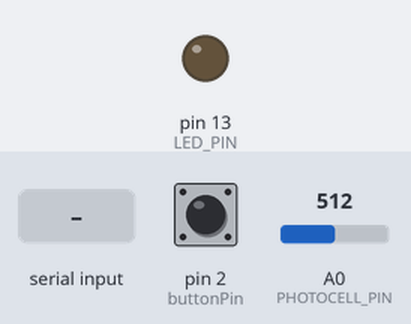
Recording of a sketch running on a simulated Arduino Uno, built with avr-gcc and run on an emulated ATmega328P. On the bench: output pins drawn as LEDs (lit = HIGH). The test bench sets the inputs (shaded band); at power-on: pin 2 (buttonPin) HIGH, A0 (PHOTOCELL_PIN) = 512. What the sketch prints to the serial monitor is not drawn.

Above: at 1.2 s.
1.3 s: "1" received over Serial
At 2.5 s:
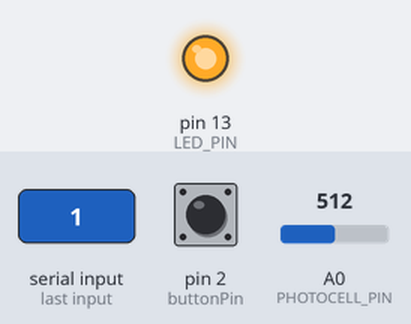
4.4 s: "0" received over Serial
At 5.5 s:
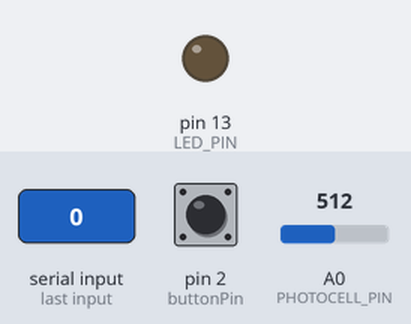
Timing chart, 0 to 7.4 s (numbered marks = the images above; inputs shaded):
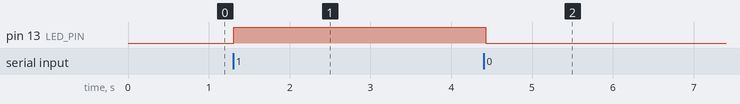

The sketch:

Final.ino
```cpp
const int LED_PIN = 13;
const int buttonPin = 2;
const int PHOTOCELL_PIN = A0;

int photocellValue = 0;
bool ledState = false;

void setup() {
  pinMode(LED_PIN, OUTPUT);
  Serial.begin(9600);
  pinMode(buttonPin, INPUT_PULLUP);
  Serial.begin(9600);
}

void loop() {

    int buttonState = digitalRead(buttonPin);
  if (buttonState == LOW) {
    Serial.write("speedup");
  }
  delay(50);
  photocellValue = analogRead(PHOTOCELL_PIN);
  Serial.println(photocellValue);

  if (Serial.available() > 0) {
    char command = Serial.read();
    if (command == '1') {
      ledState = true;
    } else if (command == '0') {
      ledState = false;
    }
     if (digitalRead(buttonPin) == LOW) {
    Serial.write('1');
  }
  }

  digitalWrite(LED_PIN, ledState ? HIGH : LOW);

}
```

Measured:
- after the input at 1.3 s, pin 13 (LED_PIN): LOW → HIGH at once
- after the input at 4.4 s, pin 13 (LED_PIN): HIGH → LOW at once
